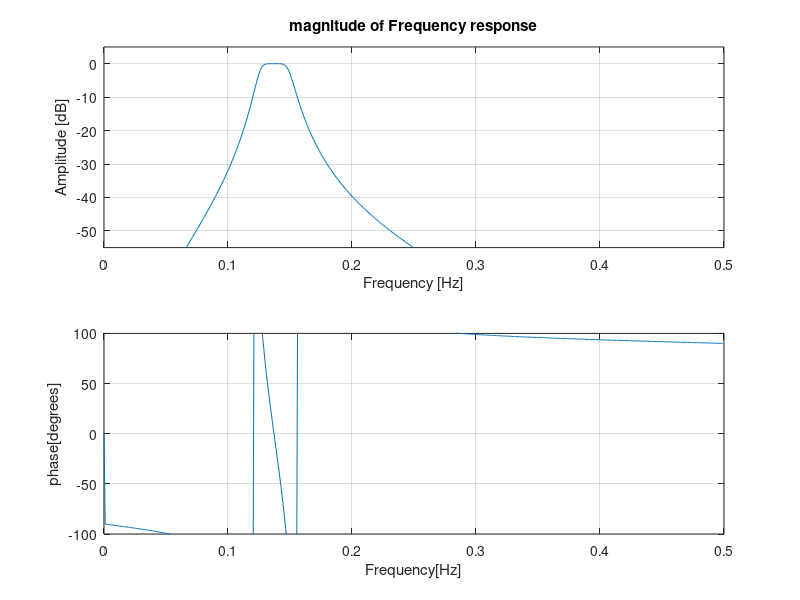

MATLAB code for this plot:
%question 3
%question a(i)

[b_b a_b] = butter(3,[0.25 0.30],'bandpass'); 

[h,w] = freqz(b_b,a_b);
%magnitude
figure()
%unquantized filter freq response
subplot(2,1,1)
plot(w/(2*pi),20*log10(abs(h)))
title('magnitude of Frequency response');
xlabel('Frequency [Hz]'), ylabel('Amplitude [dB]')
axis([0 0.5 -55 5]), grid
%phase
subplot(2,1,2)
plot(w/(2*pi), 360/(2*pi)*angle(h))
xlabel('Frequency[Hz]'), ylabel('phase[degrees]')
axis([0 0.5 -100 100]), grid